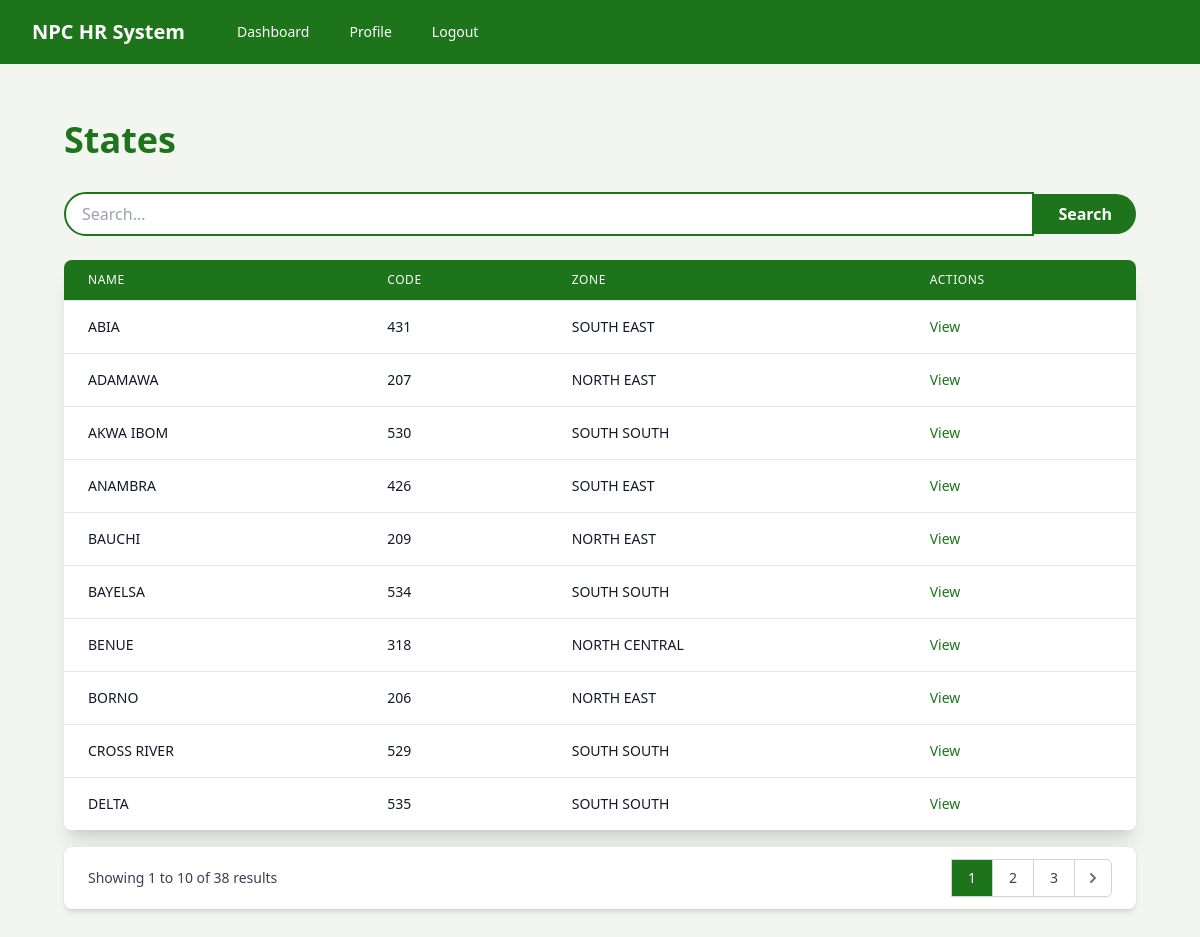
The app's page /states/ (signed in) with its own data.
### hr_app/models.py (models this page shows, shortened)
class State(models.Model):
    name = models.CharField(max_length=50)
    code = models.CharField(max_length=3, unique=True, primary_key=True)
    zone = models.ForeignKey(Zone, on_delete=models.PROTECT)

class Zone(models.Model):
    name = models.CharField(max_length=50)
    code = models.CharField(max_length=10, unique=True, primary_key=True)
    def __str__(self):
        return self.name

### hr_app/views.py (the view)
# urls.py: path('states/', views.StateListView.as_view(), name='state_list'),
class StateListView(GenericListView):
    model = State
    context_object_name = 'objects'

### hr_app/templatetags/custom_filters.py (called while the page is built)
@register.filter
def get_visible_fields(model):
    if isinstance(model, models.Model):
        return [field for field in model._meta.get_fields() if not field.is_relation or field.one_to_one or (field.many_to_one and field.related_model)]
    return []

@register.filter
def getattribute(value, arg):
    if hasattr(value, str(arg)):
        return getattr(value, str(arg))
    elif hasattr(value, 'get'):
        return value.get(arg)
    else:
        return None

@register.filter
def default_if_none(value, default):
    return value if value is not None else default

### hr_app/views.py (called while the page is built)
    def get_url_name(self, suffix):
        model_name = self.model._meta.model_name.lower()
        return f"{model_name.replace(' ', '').replace('_', '')}{suffix}"

    def get_queryset(self):
        queryset = super().get_queryset()
        search_query = self.request.GET.get('q', '')
        if search_query:
            fields_to_search = ['name', 'code']
            q_objects = Q()
            for field in fields_to_search:
                q_objects |= Q(**{f'{field}__icontains': search_query})
            queryset = queryset.filter(q_objects)
        return queryset

    def get_context_data(self, **kwargs):
        context = super().get_context_data(**kwargs)
        context.update({
            'model_name': self.model._meta.verbose_name,
            'model_name_plural': self.model._meta.verbose_name_plural,
            'can_add': self.request.user.is_staff,
            'detail_url_name': self.get_url_name('_detail'),
            'edit_url_name': self.get_url_name('_edit'),
            'add_url_name': self.get_url_name('_add'),
            'delete_url_name': self.get_url_name('_delete'),
            'list_url_name': self.get_url_name('_list'),
            'search_query': self.request.GET.get('q', ''),
            'model': self.model,
            'pk_field': self.model._meta.pk.name,
        })
        return context

### hr_app/templates/hr_app/generic_list.html (shortened to what this page needs)
{% extends 'base.html' %}
{% load custom_filters %}
{% block content %}
<div class="bg-[#f2f5f0] min-h-screen py-8">
    <div class="max-w-7xl mx-auto px-4 sm:px-6 lg:px-8">
        <div class="flex justify-between items-center mb-8">
            <h1 class="text-4xl font-bold text-[#1d741b]">{{ model_name_plural|title }}</h1>
        </div>
        <div class="mb-6">
            <form method="get" class="flex items-center">
                <input type="text" name="q" value="{{ search_query }}" placeholder="Search..." class="w-full px-4 py-2 rounded-l-full border-2 border-[#1d741b] focus:outline-none focus:border-[#ab8206]">
                <button type="submit" class="bg-[#1d741b] hover:bg-[#ab8206] text-white font-semibold py-2 px-6 rounded-r-full transition duration-300 ease-in-out">
                    Search
                </button>
            </form>
        </div>
        <div class="bg-white shadow-xl rounded-lg overflow-hidden">
            <table class="min-w-full divide-y divide-gray-200">
                <thead class="bg-[#1d741b]">
                    <tr>
                        {% for field in object_list.0|get_visible_fields %}
                            <th class="px-6 py-3 text-left text-xs font-medium text-white uppercase tracking-wider">
                                {{ field.verbose_name|title }}
                            </th>
                        {% endfor %}
                        <th class="px-6 py-3 text-left text-xs font-medium text-white uppercase tracking-wider">
                            Actions
                        </th>
                    </tr>
                </thead>
                <tbody class="bg-white divide-y divide-gray-200">
                    {% for object in object_list %}
                        <tr>
                            {% for field in object|get_visible_fields %}
                                <td class="px-6 py-4 whitespace-nowrap text-sm text-gray-900">
                                    {% if field.name == 'name' or field.name == 'title' %}
                                        <span class="font-medium">{{ object|getattribute:field.name }}</span>
                                    {% elif field.is_relation %}
                                        {{ object|getattribute:field.name|default_if_none:"" }}
                                    {% else %}
                                        {{ object|getattribute:field.name|default_if_none:"" }}
                                    {% endif %}
                                </td>
                            {% endfor %}
                            <td class="px-6 py-4 whitespace-nowrap text-sm font-medium">
                                <a href="{% url detail_url_name object|getattribute:pk_field %}" class="text-[#1d741b] hover:text-[#ab8206] mr-3 transition-colors duration-200">View</a>
                            </td>
                        </tr>
                    {% empty %}
                        <tr>
                            <td colspan="{{ object_list.0|get_visible_fields|length|add:1 }}" class="px-6 py-4 text-center text-sm text-gray-500">
                                No {{ model_name_plural }} found.
                            </td>
                        </tr>
                    {% endfor %}
                </tbody>
            </table>
        </div>
        {% if page_obj.has_other_pages %}
            <div class="bg-white px-4 py-3 flex items-center justify-between border-t border-gray-200 sm:px-6 mt-4 rounded-lg shadow-md">
                <div class="hidden sm:flex-1 sm:flex sm:items-center sm:justify-between">
                    <div>
                        <p class="text-sm text-gray-700">
                            Showing <span class="font-medium">{{ page_obj.start_index }}</span> to <span class="font-medium">{{ page_obj.end_index }}</span> of <span class="font-medium">{{ page_obj.paginator.count }}</span> results
                        </p>
                    </div>
                    <div>
                        <nav class="relative z-0 inline-flex rounded-md shadow-sm -space-x-px" aria-label="Pagination">
                            {% for i in page_obj.paginator.page_range %}
                                {% if page_obj.number == i %}
                                    <span class="relative inline-flex items-center px-4 py-2 border border-gray-300 bg-[#1d741b] text-sm font-medium text-white">
                                        {{ i }}
                                    </span>
                                {% elif i > page_obj.number|add:'-3' and i < page_obj.number|add:'3' %}
                                    <a href="?page={{ i }}" class="relative inline-flex items-center px-4 py-2 border border-gray-300 bg-white text-sm font-medium text-gray-700 hover:bg-gray-50">
                                        {{ i }}
                                    </a>
                                {% endif %}
                            {% endfor %}
                            {% if page_obj.has_next %}
                                <a href="?page={{ page_obj.next_page_number }}" class="relative inline-flex items-center px-2 py-2 rounded-r-md border border-gray-300 bg-white text-sm font-medium text-gray-500 hover:bg-gray-50">
                                    <svg class="h-5 w-5" xmlns="http://www.w3.org/2000/svg" viewBox="0 0 20 20" fill="currentColor" aria-hidden="true">
                                        <path fill-rule="evenodd" d="M7.293 14.707a1 1 0 010-1.414L10.586 10 7.293 6.707a1 1 0 011.414-1.414l4 4a1 1 0 010 1.414l-4 4a1 1 0 01-1.414 0z" clip-rule="evenodd" />
                                    </svg>
                                </a>
                            {% endif %}
                        </nav>
                    </div>
                </div>
            </div>
        {% endif %}
    </div>
</div>
{% endblock %}

### hr_app/templates/base.html (shortened to what this page needs)
<!DOCTYPE html>
<html lang="en">
<head>
    <script src="https://cdn.tailwindcss.com"></script>
</head>
<body class="bg-secondary min-h-screen flex flex-col">
    <nav class="bg-primary">
        <div class="max-w-7xl mx-auto px-4 sm:px-6 lg:px-8">
            <div class="flex items-center justify-between h-16">
                <div class="flex items-center">
                    <div class="flex-shrink-0">
                        <span class="text-white font-bold text-xl">NPC HR System</span>
                    </div>
                    <div class="hidden md:block">
                        <div class="ml-10 flex items-baseline space-x-4">
                            {% if user.is_authenticated %}
                                <a href="{% url 'admin_dashboard' %}" class="text-white hover:bg-accent hover:text-white px-3 py-2 rounded-md text-sm font-medium">Dashboard</a>
                                <a href="{% url 'profile' %}" class="text-white hover:bg-accent hover:text-white px-3 py-2 rounded-md text-sm font-medium">Profile</a>
                                <a href="{% url 'logout' %}" class="text-white hover:bg-accent hover:text-white px-3 py-2 rounded-md text-sm font-medium">Logout</a>
                            {% else %}
                                <a href="#" class="text-white hover:bg-accent hover:text-white px-3 py-2 rounded-md text-sm font-medium">Login</a>
                            {% endif %}
                        </div>
                    </div>
                </div>
            </div>
        </div>
    </nav>
    <main class="flex-grow max-w-7xl w-full mx-auto py-6 sm:px-6 lg:px-8">
        {% block content %}{% endblock %}
    </main>
</body>
</html>

### records on screen
State: object "ABIA", object "431", object "SOUTH EAST"
State: object "ADAMAWA", object "207", object "NORTH EAST"
State: object "AKWA IBOM", object "530", object "SOUTH SOUTH"
State: object "ANAMBRA", object "426", object "SOUTH EAST"
State: object "BAUCHI", object "209", object "NORTH EAST"
State: object "BAYELSA", object "534", object "SOUTH SOUTH"
State: object "BENUE", object "318", object "NORTH CENTRAL"
State: object "BORNO", object "206", object "NORTH EAST"
State: object "CROSS RIVER", object "529", object "SOUTH SOUTH"
State: object "DELTA", object "535", object "SOUTH SOUTH"

### other values on screen
{{ model_name_plural|title }} "States"
{{ field.verbose_name|title }} "NAME" "CODE" "ZONE"
{{ page_obj.start_index }} "1"
{{ page_obj.end_index }} "10"
{{ page_obj.paginator.count }} "38"
{{ i }} "1"
{{ i }} "2" "3"
